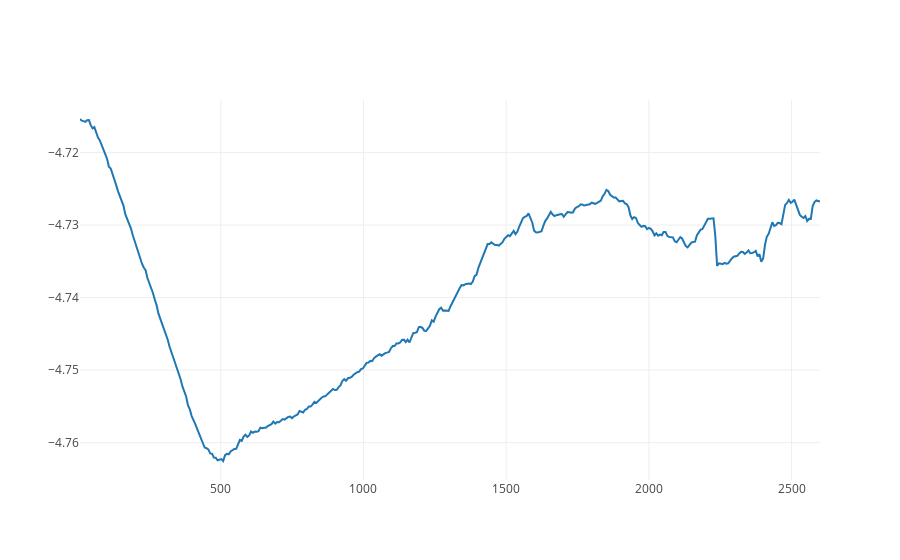

Notebook cell for this chart:
### Code cell
import plotly as py
from plotly.graph_objs import Scatter, Layout
from plotly.offline import download_plotlyjs, init_notebook_mode, plot, iplot
init_notebook_mode(connected=True)
import plotly.graph_objs as go
trace = go.Scatter(x=Field_data, y=result.split(','), name='Original data')
iplot([trace], filename='test')

### Figure 1 — Plotly figure (JSON) as saved in the notebook; plotly's stock layout.template omitted (floating-point values rounded to 4 significant figures; data arrays with more than 128 entries replaced by an {"elided": "..."} marker saying what was removed)
{"data": [{"name": "Original data", "x": {"elided": "401 str values"}, "y": {"elided": "401 str values"}, "type": "scatter", "uid": "21a0cfdf-97dd-40c3-897b-b4cc5d13c199"}], "layout": {}}
